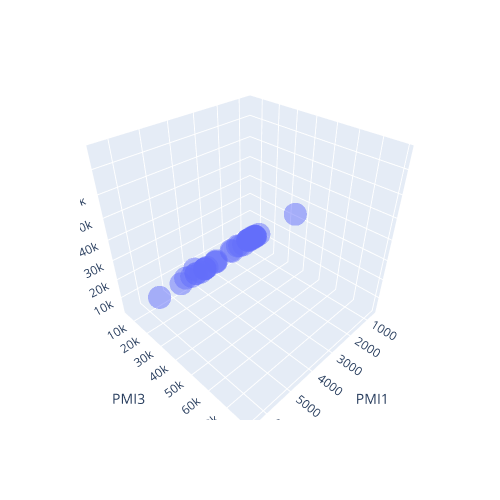

Here is the notebook cell this chart was saved with:
### Markdown cell above
### 3D plot

### Code cell
import plotly.express as px
fig = px.scatter_3d(df,
                    x='PMI1',
                    z='PMI2',
                    y='PMI3',
                    # color='Document ChEMBL ID',
                    # color='Murcko_generic_SMILES',
                    # size='pChEMBL Value',
                    # hover_name='Molecule ChEMBL ID',
                    # hover_data=['Molecule ChEMBL ID',df.index],
                    opacity=0.5
                    )
fig.update_layout(
    # showlegend=False, # Legendのon/off
    width=500,
    height=500,
    xaxis=dict(range= (0,1))
    ) 
fig.show()

### Figure 1 — Plotly figure (JSON) as saved in the notebook; plotly's stock layout.template omitted (floating-point values rounded to 4 significant figures)
{"data": [{"hovertemplate": "PMI1=%{x}<br>PMI3=%{y}<br>PMI2=%{z}<extra></extra>", "legendgroup": "", "marker": {"color": "#636efa", "opacity": 0.5, "symbol": "circle"}, "mode": "markers", "name": "", "scene": "scene", "showlegend": false, "type": "scatter3d", "x": [1812.0, 978.3, 4587.0, 870.9, 4130.0, 3280.0, 1227.0, 1097.0, 3903.0, 2670.0, 3994.0, 1142.0, 5759.0, 1283.0, 1111.0, 1136.0, 709.9, 3074.0, 1408.0, 2395.0, 3938.0, 3287.0, 656.0, 1881.0, 4408.0, 1518.0, 2700.0, 770.6, 2544.0, 2141.0, 2261.0, 3288.0, 3033.0, 6461.0, 5131.0, 3258.0, 3274.0, 3164.0], "y": [25160.0, 9791.0, 9526.0, 9833.0, 10240.0, 6432.0, 13080.0, 10470.0, 13680.0, 5982.0, 11540.0, 8958.0, 14610.0, 10770.0, 13790.0, 10470.0, 4720.0, 23520.0, 17240.0, 14250.0, 10560.0, 34510.0, 8039.0, 23730.0, 10390.0, 14070.0, 5659.0, 10050.0, 21930.0, 22680.0, 16470.0, 6425.0, 11830.0, 54840.0, 79260.0, 6407.0, 6337.0, 6383.0], "z": [24170.0, 8880.0, 6266.0, 9151.0, 7684.0, 3840.0, 12920.0, 10070.0, 10460.0, 3631.0, 9061.0, 8655.0, 10790.0, 10400.0, 13290.0, 10070.0, 4574.0, 22440.0, 16890.0, 12640.0, 8048.0, 32570.0, 7521.0, 22580.0, 8789.0, 13830.0, 3528.0, 9331.0, 20730.0, 21450.0, 16100.0, 3816.0, 10040.0, 53910.0, 76600.0, 3850.0, 3853.0, 3947.0]}], "layout": {"height": 500, "legend": {"tracegroupgap": 0}, "margin": {"t": 60}, "scene": {"domain": {"x": [0, 1], "y": [0, 1]}, "xaxis": {"title": {"text": "PMI1"}}, "yaxis": {"title": {"text": "PMI3"}}, "zaxis": {"title": {"text": "PMI2"}}}, "width": 500, "xaxis": {"range": [0, 1]}}}
